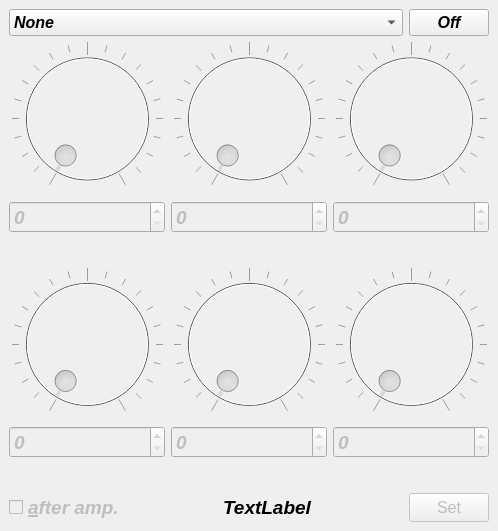
<?xml version="1.0" encoding="UTF-8"?>
<ui version="4.0">
 <class>Effect</class>
 <widget class="QMainWindow" name="Effect">
  <property name="geometry">
   <rect>
    <x>0</x>
    <y>0</y>
    <width>498</width>
    <height>531</height>
   </rect>
  </property>
  <property name="windowTitle">
   <string>Effect</string>
  </property>
  <widget class="QWidget" name="centralwidget">
   <property name="sizePolicy">
    <sizepolicy hsizetype="Expanding" vsizetype="Expanding">
     <horstretch>0</horstretch>
     <verstretch>0</verstretch>
    </sizepolicy>
   </property>
   <layout class="QVBoxLayout" name="verticalLayout_6">
    <item>
     <layout class="QHBoxLayout" name="horizontalLayout_3">
      <item>
       <widget class="QComboBox" name="comboBox">
        <property name="sizePolicy">
         <sizepolicy hsizetype="Expanding" vsizetype="Fixed">
          <horstretch>0</horstretch>
          <verstretch>0</verstretch>
         </sizepolicy>
        </property>
        <property name="minimumSize">
         <size>
          <width>70</width>
          <height>0</height>
         </size>
        </property>
        <property name="font">
         <font>
          <pointsize>12</pointsize>
          <weight>75</weight>
          <italic>true</italic>
          <bold>true</bold>
         </font>
        </property>
        <property name="maxVisibleItems">
         <number>15</number>
        </property>
        <item>
         <property name="text">
          <string>None</string>
         </property>
        </item>
        <item>
         <property name="text">
          <string>[1] Overdrive</string>
         </property>
        </item>
        <item>
         <property name="text">
          <string>[1] Wah</string>
         </property>
        </item>
        <item>
         <property name="text">
          <string>[1] Touch Wah</string>
         </property>
        </item>
        <item>
         <property name="text">
          <string>[1] Fuzz</string>
         </property>
        </item>
        <item>
         <property name="text">
          <string>[1] Fuzz Touch Wah</string>
         </property>
        </item>
        <item>
         <property name="text">
          <string>[1] Simple Compressor</string>
         </property>
        </item>
        <item>
         <property name="text">
          <string>[1] Compressor</string>
         </property>
        </item>
        <item>
         <property name="text">
          <string>[1] V2.Ranger Boost</string>
         </property>
        </item>
        <item>
         <property name="text">
          <string>[1] V2.Green Box</string>
         </property>
        </item>
        <item>
         <property name="text">
          <string>[1] V2.Orange Box</string>
         </property>
        </item>
        <item>
         <property name="text">
          <string>[1] V2.Black Box</string>
         </property>
        </item>
        <item>
         <property name="text">
          <string>[1] V2.Big Fuzz</string>
         </property>
        </item>
        <item>
         <property name="text">
          <string>[2] Sine Chorus</string>
         </property>
        </item>
        <item>
         <property name="text">
          <string>[2] Triangle Chorus</string>
         </property>
        </item>
        <item>
         <property name="text">
          <string>[2] Sine Flanger</string>
         </property>
        </item>
        <item>
         <property name="text">
          <string>[2] Triangle Flanger</string>
         </property>
        </item>
        <item>
         <property name="text">
          <string>[2] Vibratone</string>
         </property>
        </item>
        <item>
         <property name="text">
          <string>[2] Vintage Tremolo</string>
         </property>
        </item>
        <item>
         <property name="text">
          <string>[2] Sine Tremolo</string>
         </property>
        </item>
        <item>
         <property name="text">
          <string>[2] Ring Modulator</string>
         </property>
        </item>
        <item>
         <property name="text">
          <string>[2] Step Filter</string>
         </property>
        </item>
        <item>
         <property name="text">
          <string>[2] Phaser</string>
         </property>
        </item>
        <item>
         <property name="text">
          <string>[2] Pitch Shifter</string>
         </property>
        </item>
        <item>
         <property name="text">
          <string>[2] V2.Wha Modulation</string>
         </property>
        </item>
        <item>
         <property name="text">
          <string>[2] V2.Touch Wha Modulation</string>
         </property>
        </item>
        <item>
         <property name="text">
          <string>[2] V2.Diatonic Pitch Shifter</string>
         </property>
        </item>
        <item>
         <property name="text">
          <string>[3] Mono Delay</string>
         </property>
        </item>
        <item>
         <property name="text">
          <string>[3] Mono Echo Filter</string>
         </property>
        </item>
        <item>
         <property name="text">
          <string>[3] Stereo Echo Filter</string>
         </property>
        </item>
        <item>
         <property name="text">
          <string>[3] Multitap Delay</string>
         </property>
        </item>
        <item>
         <property name="text">
          <string>[3] Ping Pong Delay</string>
         </property>
        </item>
        <item>
         <property name="text">
          <string>[3] Ducking Delay</string>
         </property>
        </item>
        <item>
         <property name="text">
          <string>[3] Reverse Delay</string>
         </property>
        </item>
        <item>
         <property name="text">
          <string>[3] Tape Delay</string>
         </property>
        </item>
        <item>
         <property name="text">
          <string>[3] Stereo Tape Delay</string>
         </property>
        </item>
        <item>
         <property name="text">
          <string>[4] Small Hall Reverb</string>
         </property>
        </item>
        <item>
         <property name="text">
          <string>[4] Large Hall Reverb</string>
         </property>
        </item>
        <item>
         <property name="text">
          <string>[4] Small Room Reverb</string>
         </property>
        </item>
        <item>
         <property name="text">
          <string>[4] Large Room Reverb</string>
         </property>
        </item>
        <item>
         <property name="text">
          <string>[4] Small Plate Reverb</string>
         </property>
        </item>
        <item>
         <property name="text">
          <string>[4] Large Plate Reverb</string>
         </property>
        </item>
        <item>
         <property name="text">
          <string>[4] Ambient Reverb</string>
         </property>
        </item>
        <item>
         <property name="text">
          <string>[4] Arena Reverb</string>
         </property>
        </item>
        <item>
         <property name="text">
          <string>[4] '63 Fender Spring Reverb</string>
         </property>
        </item>
        <item>
         <property name="text">
          <string>[4] '65 Fender Spring Reverb</string>
         </property>
        </item>
       </widget>
      </item>
      <item>
       <widget class="QPushButton" name="pushButton">
        <property name="sizePolicy">
         <sizepolicy hsizetype="Minimum" vsizetype="Fixed">
          <horstretch>0</horstretch>
          <verstretch>0</verstretch>
         </sizepolicy>
        </property>
        <property name="font">
         <font>
          <pointsize>12</pointsize>
          <weight>75</weight>
          <italic>true</italic>
          <bold>true</bold>
         </font>
        </property>
        <property name="text">
         <string>Off</string>
        </property>
        <property name="checkable">
         <bool>true</bool>
        </property>
       </widget>
      </item>
     </layout>
    </item>
    <item>
     <layout class="QHBoxLayout" name="horizontalLayout_2">
      <item>
       <layout class="QVBoxLayout" name="verticalLayout">
        <item>
         <widget class="QDial" name="dial">
          <property name="enabled">
           <bool>false</bool>
          </property>
          <property name="sizePolicy">
           <sizepolicy hsizetype="Expanding" vsizetype="Expanding">
            <horstretch>0</horstretch>
            <verstretch>0</verstretch>
           </sizepolicy>
          </property>
          <property name="font">
           <font>
            <pointsize>12</pointsize>
           </font>
          </property>
          <property name="maximum">
           <number>255</number>
          </property>
          <property name="notchTarget">
           <double>12.750000000000000</double>
          </property>
          <property name="notchesVisible">
           <bool>true</bool>
          </property>
         </widget>
        </item>
        <item>
         <widget class="QSpinBox" name="spinBox">
          <property name="enabled">
           <bool>false</bool>
          </property>
          <property name="sizePolicy">
           <sizepolicy hsizetype="Minimum" vsizetype="Maximum">
            <horstretch>0</horstretch>
            <verstretch>0</verstretch>
           </sizepolicy>
          </property>
          <property name="font">
           <font>
            <pointsize>14</pointsize>
            <weight>75</weight>
            <italic>true</italic>
            <bold>true</bold>
           </font>
          </property>
          <property name="maximum">
           <number>255</number>
          </property>
         </widget>
        </item>
        <item>
         <widget class="QLabel" name="label">
          <property name="sizePolicy">
           <sizepolicy hsizetype="Expanding" vsizetype="Maximum">
            <horstretch>0</horstretch>
            <verstretch>0</verstretch>
           </sizepolicy>
          </property>
          <property name="font">
           <font>
            <pointsize>15</pointsize>
            <weight>75</weight>
            <bold>true</bold>
           </font>
          </property>
          <property name="text">
           <string/>
          </property>
          <property name="alignment">
           <set>Qt::AlignCenter</set>
          </property>
          <property name="buddy">
           <cstring>spinBox</cstring>
          </property>
         </widget>
        </item>
       </layout>
      </item>
      <item>
       <layout class="QVBoxLayout" name="verticalLayout_2">
        <item>
         <widget class="QDial" name="dial_2">
          <property name="enabled">
           <bool>false</bool>
          </property>
          <property name="sizePolicy">
           <sizepolicy hsizetype="Expanding" vsizetype="Expanding">
            <horstretch>0</horstretch>
            <verstretch>0</verstretch>
           </sizepolicy>
          </property>
          <property name="font">
           <font>
            <pointsize>12</pointsize>
           </font>
          </property>
          <property name="maximum">
           <number>255</number>
          </property>
          <property name="notchTarget">
           <double>12.750000000000000</double>
          </property>
          <property name="notchesVisible">
           <bool>true</bool>
          </property>
         </widget>
        </item>
        <item>
         <widget class="QSpinBox" name="spinBox_2">
          <property name="enabled">
           <bool>false</bool>
          </property>
          <property name="sizePolicy">
           <sizepolicy hsizetype="Minimum" vsizetype="Maximum">
            <horstretch>0</horstretch>
            <verstretch>0</verstretch>
           </sizepolicy>
          </property>
          <property name="font">
           <font>
            <pointsize>14</pointsize>
            <weight>75</weight>
            <italic>true</italic>
            <bold>true</bold>
           </font>
          </property>
          <property name="maximum">
           <number>255</number>
          </property>
         </widget>
        </item>
        <item>
         <widget class="QLabel" name="label_2">
          <property name="sizePolicy">
           <sizepolicy hsizetype="Expanding" vsizetype="Maximum">
            <horstretch>0</horstretch>
            <verstretch>0</verstretch>
           </sizepolicy>
          </property>
          <property name="font">
           <font>
            <pointsize>15</pointsize>
            <weight>75</weight>
            <bold>true</bold>
           </font>
          </property>
          <property name="text">
           <string/>
          </property>
          <property name="alignment">
           <set>Qt::AlignCenter</set>
          </property>
          <property name="buddy">
           <cstring>spinBox_2</cstring>
          </property>
         </widget>
        </item>
       </layout>
      </item>
      <item>
       <layout class="QVBoxLayout" name="verticalLayout_3">
        <item>
         <widget class="QDial" name="dial_3">
          <property name="enabled">
           <bool>false</bool>
          </property>
          <property name="sizePolicy">
           <sizepolicy hsizetype="Expanding" vsizetype="Expanding">
            <horstretch>0</horstretch>
            <verstretch>0</verstretch>
           </sizepolicy>
          </property>
          <property name="font">
           <font>
            <pointsize>12</pointsize>
           </font>
          </property>
          <property name="maximum">
           <number>255</number>
          </property>
          <property name="notchTarget">
           <double>12.750000000000000</double>
          </property>
          <property name="notchesVisible">
           <bool>true</bool>
          </property>
         </widget>
        </item>
        <item>
         <widget class="QSpinBox" name="spinBox_3">
          <property name="enabled">
           <bool>false</bool>
          </property>
          <property name="sizePolicy">
           <sizepolicy hsizetype="Minimum" vsizetype="Maximum">
            <horstretch>0</horstretch>
            <verstretch>0</verstretch>
           </sizepolicy>
          </property>
          <property name="font">
           <font>
            <pointsize>14</pointsize>
            <weight>75</weight>
            <italic>true</italic>
            <bold>true</bold>
           </font>
          </property>
          <property name="maximum">
           <number>255</number>
          </property>
         </widget>
        </item>
        <item>
         <widget class="QLabel" name="label_3">
          <property name="sizePolicy">
           <sizepolicy hsizetype="Expanding" vsizetype="Maximum">
            <horstretch>0</horstretch>
            <verstretch>0</verstretch>
           </sizepolicy>
          </property>
          <property name="font">
           <font>
            <pointsize>15</pointsize>
            <weight>75</weight>
            <bold>true</bold>
           </font>
          </property>
          <property name="text">
           <string/>
          </property>
          <property name="alignment">
           <set>Qt::AlignCenter</set>
          </property>
          <property name="buddy">
           <cstring>spinBox_3</cstring>
          </property>
         </widget>
        </item>
       </layout>
      </item>
     </layout>
    </item>
    <item>
     <layout class="QHBoxLayout" name="horizontalLayout">
      <item>
       <layout class="QVBoxLayout" name="verticalLayout_4">
        <item>
         <widget class="QDial" name="dial_4">
          <property name="enabled">
           <bool>false</bool>
          </property>
          <property name="sizePolicy">
           <sizepolicy hsizetype="Expanding" vsizetype="Expanding">
            <horstretch>0</horstretch>
            <verstretch>0</verstretch>
           </sizepolicy>
          </property>
          <property name="font">
           <font>
            <pointsize>12</pointsize>
           </font>
          </property>
          <property name="maximum">
           <number>255</number>
          </property>
          <property name="notchTarget">
           <double>12.750000000000000</double>
          </property>
          <property name="notchesVisible">
           <bool>true</bool>
          </property>
         </widget>
        </item>
        <item>
         <widget class="QSpinBox" name="spinBox_4">
          <property name="enabled">
           <bool>false</bool>
          </property>
          <property name="sizePolicy">
           <sizepolicy hsizetype="Minimum" vsizetype="Maximum">
            <horstretch>0</horstretch>
            <verstretch>0</verstretch>
           </sizepolicy>
          </property>
          <property name="font">
           <font>
            <pointsize>14</pointsize>
            <weight>75</weight>
            <italic>true</italic>
            <bold>true</bold>
           </font>
          </property>
          <property name="maximum">
           <number>255</number>
          </property>
         </widget>
        </item>
        <item>
         <widget class="QLabel" name="label_4">
          <property name="sizePolicy">
           <sizepolicy hsizetype="Expanding" vsizetype="Maximum">
            <horstretch>0</horstretch>
            <verstretch>0</verstretch>
           </sizepolicy>
          </property>
          <property name="font">
           <font>
            <pointsize>15</pointsize>
            <weight>75</weight>
            <bold>true</bold>
           </font>
          </property>
          <property name="text">
           <string/>
          </property>
          <property name="alignment">
           <set>Qt::AlignCenter</set>
          </property>
          <property name="buddy">
           <cstring>spinBox_4</cstring>
          </property>
         </widget>
        </item>
       </layout>
      </item>
      <item>
       <layout class="QVBoxLayout" name="verticalLayout_5">
        <item>
         <widget class="QDial" name="dial_5">
          <property name="enabled">
           <bool>false</bool>
          </property>
          <property name="sizePolicy">
           <sizepolicy hsizetype="Expanding" vsizetype="Expanding">
            <horstretch>0</horstretch>
            <verstretch>0</verstretch>
           </sizepolicy>
          </property>
          <property name="font">
           <font>
            <pointsize>12</pointsize>
           </font>
          </property>
          <property name="maximum">
           <number>255</number>
          </property>
          <property name="notchTarget">
           <double>12.750000000000000</double>
          </property>
          <property name="notchesVisible">
           <bool>true</bool>
          </property>
         </widget>
        </item>
        <item>
         <widget class="QSpinBox" name="spinBox_5">
          <property name="enabled">
           <bool>false</bool>
          </property>
          <property name="sizePolicy">
           <sizepolicy hsizetype="Minimum" vsizetype="Maximum">
            <horstretch>0</horstretch>
            <verstretch>0</verstretch>
           </sizepolicy>
          </property>
          <property name="font">
           <font>
            <pointsize>14</pointsize>
            <weight>75</weight>
            <italic>true</italic>
            <bold>true</bold>
           </font>
          </property>
          <property name="maximum">
           <number>255</number>
          </property>
         </widget>
        </item>
        <item>
         <widget class="QLabel" name="label_5">
          <property name="sizePolicy">
           <sizepolicy hsizetype="Expanding" vsizetype="Maximum">
            <horstretch>0</horstretch>
            <verstretch>0</verstretch>
           </sizepolicy>
          </property>
          <property name="font">
           <font>
            <pointsize>15</pointsize>
            <weight>75</weight>
            <bold>true</bold>
           </font>
          </property>
          <property name="text">
           <string/>
          </property>
          <property name="alignment">
           <set>Qt::AlignCenter</set>
          </property>
          <property name="buddy">
           <cstring>spinBox_5</cstring>
          </property>
         </widget>
        </item>
       </layout>
      </item>
      <item>
       <layout class="QVBoxLayout" name="verticalLayout_7">
        <item>
         <widget class="QDial" name="dial_6">
          <property name="enabled">
           <bool>false</bool>
          </property>
          <property name="sizePolicy">
           <sizepolicy hsizetype="Expanding" vsizetype="Expanding">
            <horstretch>0</horstretch>
            <verstretch>0</verstretch>
           </sizepolicy>
          </property>
          <property name="font">
           <font>
            <pointsize>12</pointsize>
           </font>
          </property>
          <property name="maximum">
           <number>255</number>
          </property>
          <property name="notchTarget">
           <double>12.750000000000000</double>
          </property>
          <property name="notchesVisible">
           <bool>true</bool>
          </property>
         </widget>
        </item>
        <item>
         <widget class="QSpinBox" name="spinBox_6">
          <property name="enabled">
           <bool>false</bool>
          </property>
          <property name="sizePolicy">
           <sizepolicy hsizetype="Minimum" vsizetype="Maximum">
            <horstretch>0</horstretch>
            <verstretch>0</verstretch>
           </sizepolicy>
          </property>
          <property name="font">
           <font>
            <pointsize>14</pointsize>
            <weight>75</weight>
            <italic>true</italic>
            <bold>true</bold>
           </font>
          </property>
          <property name="maximum">
           <number>255</number>
          </property>
         </widget>
        </item>
        <item>
         <widget class="QLabel" name="label_6">
          <property name="sizePolicy">
           <sizepolicy hsizetype="Expanding" vsizetype="Maximum">
            <horstretch>0</horstretch>
            <verstretch>0</verstretch>
           </sizepolicy>
          </property>
          <property name="font">
           <font>
            <pointsize>15</pointsize>
            <weight>75</weight>
            <bold>true</bold>
           </font>
          </property>
          <property name="text">
           <string/>
          </property>
          <property name="alignment">
           <set>Qt::AlignCenter</set>
          </property>
          <property name="buddy">
           <cstring>spinBox_6</cstring>
          </property>
         </widget>
        </item>
       </layout>
      </item>
     </layout>
    </item>
    <item>
     <layout class="QHBoxLayout" name="horizontalLayout_4">
      <item>
       <widget class="QCheckBox" name="checkBox">
        <property name="enabled">
         <bool>false</bool>
        </property>
        <property name="sizePolicy">
         <sizepolicy hsizetype="Expanding" vsizetype="Maximum">
          <horstretch>0</horstretch>
          <verstretch>0</verstretch>
         </sizepolicy>
        </property>
        <property name="font">
         <font>
          <pointsize>14</pointsize>
          <weight>75</weight>
          <italic>true</italic>
          <bold>true</bold>
         </font>
        </property>
        <property name="text">
         <string>&amp;after amp.</string>
        </property>
       </widget>
      </item>
      <item>
       <widget class="QLabel" name="slotLabel">
        <property name="sizePolicy">
         <sizepolicy hsizetype="Expanding" vsizetype="Maximum">
          <horstretch>6</horstretch>
          <verstretch>0</verstretch>
         </sizepolicy>
        </property>
        <property name="font">
         <font>
          <pointsize>14</pointsize>
          <weight>75</weight>
          <italic>true</italic>
          <bold>true</bold>
         </font>
        </property>
        <property name="text">
         <string>TextLabel</string>
        </property>
        <property name="alignment">
         <set>Qt::AlignCenter</set>
        </property>
       </widget>
      </item>
      <item>
       <widget class="QPushButton" name="setButton">
        <property name="enabled">
         <bool>false</bool>
        </property>
        <property name="sizePolicy">
         <sizepolicy hsizetype="Minimum" vsizetype="Minimum">
          <horstretch>0</horstretch>
          <verstretch>0</verstretch>
         </sizepolicy>
        </property>
        <property name="font">
         <font>
          <pointsize>12</pointsize>
         </font>
        </property>
        <property name="text">
         <string>Set</string>
        </property>
        <property name="shortcut">
         <string>Return</string>
        </property>
       </widget>
      </item>
     </layout>
    </item>
   </layout>
  </widget>
 </widget>
 <tabstops>
  <tabstop>comboBox</tabstop>
  <tabstop>dial</tabstop>
  <tabstop>spinBox</tabstop>
  <tabstop>dial_2</tabstop>
  <tabstop>spinBox_2</tabstop>
  <tabstop>dial_3</tabstop>
  <tabstop>spinBox_3</tabstop>
  <tabstop>dial_4</tabstop>
  <tabstop>spinBox_4</tabstop>
  <tabstop>dial_5</tabstop>
  <tabstop>spinBox_5</tabstop>
  <tabstop>dial_6</tabstop>
  <tabstop>spinBox_6</tabstop>
  <tabstop>checkBox</tabstop>
  <tabstop>setButton</tabstop>
 </tabstops>
 <resources/>
 <connections>
  <connection>
   <sender>dial</sender>
   <signal>valueChanged(int)</signal>
   <receiver>spinBox</receiver>
   <slot>setValue(int)</slot>
   <hints>
    <hint type="sourcelabel">
     <x>73</x>
     <y>59</y>
    </hint>
    <hint type="destinationlabel">
     <x>76</x>
     <y>95</y>
    </hint>
   </hints>
  </connection>
  <connection>
   <sender>spinBox</sender>
   <signal>valueChanged(int)</signal>
   <receiver>dial</receiver>
   <slot>setValue(int)</slot>
   <hints>
    <hint type="sourcelabel">
     <x>80</x>
     <y>112</y>
    </hint>
    <hint type="destinationlabel">
     <x>80</x>
     <y>85</y>
    </hint>
   </hints>
  </connection>
  <connection>
   <sender>dial_2</sender>
   <signal>valueChanged(int)</signal>
   <receiver>spinBox_2</receiver>
   <slot>setValue(int)</slot>
   <hints>
    <hint type="sourcelabel">
     <x>162</x>
     <y>85</y>
    </hint>
    <hint type="destinationlabel">
     <x>162</x>
     <y>112</y>
    </hint>
   </hints>
  </connection>
  <connection>
   <sender>spinBox_2</sender>
   <signal>valueChanged(int)</signal>
   <receiver>dial_2</receiver>
   <slot>setValue(int)</slot>
   <hints>
    <hint type="sourcelabel">
     <x>162</x>
     <y>112</y>
    </hint>
    <hint type="destinationlabel">
     <x>162</x>
     <y>85</y>
    </hint>
   </hints>
  </connection>
  <connection>
   <sender>dial_3</sender>
   <signal>valueChanged(int)</signal>
   <receiver>spinBox_3</receiver>
   <slot>setValue(int)</slot>
   <hints>
    <hint type="sourcelabel">
     <x>243</x>
     <y>85</y>
    </hint>
    <hint type="destinationlabel">
     <x>243</x>
     <y>112</y>
    </hint>
   </hints>
  </connection>
  <connection>
   <sender>spinBox_3</sender>
   <signal>valueChanged(int)</signal>
   <receiver>dial_3</receiver>
   <slot>setValue(int)</slot>
   <hints>
    <hint type="sourcelabel">
     <x>243</x>
     <y>112</y>
    </hint>
    <hint type="destinationlabel">
     <x>243</x>
     <y>85</y>
    </hint>
   </hints>
  </connection>
  <connection>
   <sender>dial_4</sender>
   <signal>valueChanged(int)</signal>
   <receiver>spinBox_4</receiver>
   <slot>setValue(int)</slot>
   <hints>
    <hint type="sourcelabel">
     <x>80</x>
     <y>192</y>
    </hint>
    <hint type="destinationlabel">
     <x>80</x>
     <y>219</y>
    </hint>
   </hints>
  </connection>
  <connection>
   <sender>spinBox_4</sender>
   <signal>valueChanged(int)</signal>
   <receiver>dial_4</receiver>
   <slot>setValue(int)</slot>
   <hints>
    <hint type="sourcelabel">
     <x>80</x>
     <y>219</y>
    </hint>
    <hint type="destinationlabel">
     <x>80</x>
     <y>192</y>
    </hint>
   </hints>
  </connection>
  <connection>
   <sender>dial_5</sender>
   <signal>valueChanged(int)</signal>
   <receiver>spinBox_5</receiver>
   <slot>setValue(int)</slot>
   <hints>
    <hint type="sourcelabel">
     <x>162</x>
     <y>192</y>
    </hint>
    <hint type="destinationlabel">
     <x>162</x>
     <y>219</y>
    </hint>
   </hints>
  </connection>
  <connection>
   <sender>spinBox_5</sender>
   <signal>valueChanged(int)</signal>
   <receiver>dial_5</receiver>
   <slot>setValue(int)</slot>
   <hints>
    <hint type="sourcelabel">
     <x>162</x>
     <y>219</y>
    </hint>
    <hint type="destinationlabel">
     <x>162</x>
     <y>192</y>
    </hint>
   </hints>
  </connection>
  <connection>
   <sender>dial_6</sender>
   <signal>valueChanged(int)</signal>
   <receiver>spinBox_6</receiver>
   <slot>setValue(int)</slot>
   <hints>
    <hint type="sourcelabel">
     <x>195</x>
     <y>178</y>
    </hint>
    <hint type="destinationlabel">
     <x>195</x>
     <y>205</y>
    </hint>
   </hints>
  </connection>
  <connection>
   <sender>spinBox_6</sender>
   <signal>valueChanged(int)</signal>
   <receiver>dial_6</receiver>
   <slot>setValue(int)</slot>
   <hints>
    <hint type="sourcelabel">
     <x>217</x>
     <y>202</y>
    </hint>
    <hint type="destinationlabel">
     <x>218</x>
     <y>181</y>
    </hint>
   </hints>
  </connection>
 </connections>
</ui>
